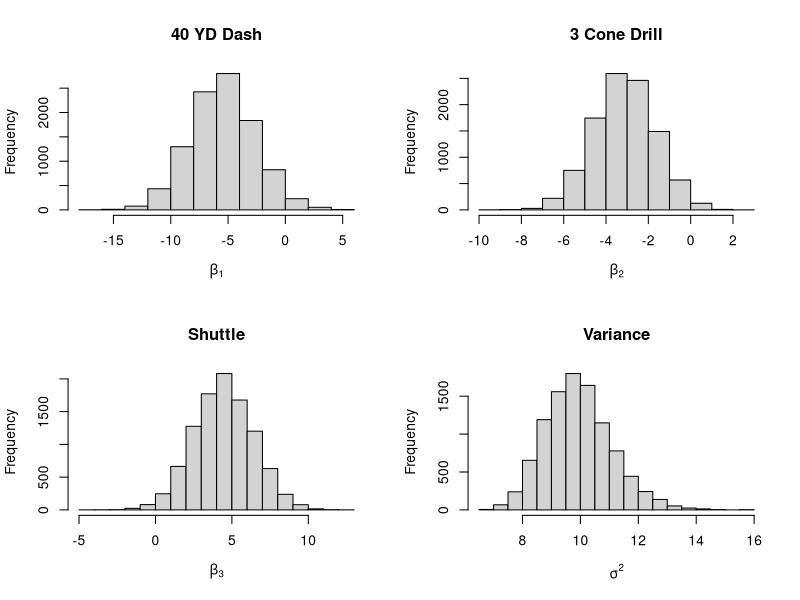

This figure's R source: (Note: this script raises an error after producing the figure.)
## ---- chunk 1
library(LearnBayes)
## ---- chunk 2
prosp <- read.csv('Prospects2020.csv')
## ---- chunk 3
# Data Formatting 
rb <- read.csv("RBs.csv")
rb.full <- rb[is.na(rb$Forty) == FALSE, ]
rb.full <- rb.full[is.na(rb.full$ThreeCone) == FALSE, ]
rb.full <- rb.full[is.na(rb.full$Shuttle) == FALSE, ]

prosp_rb <- subset(prosp, Position == "RB")
prosp_rb_full <- prosp_rb[is.na(prosp_rb$Forty) == FALSE, ]
prosp_rb_full <- prosp_rb_full[is.na(prosp_rb_full$ThreeCone) == FALSE, ]
prosp_rb_full <- prosp_rb_full[is.na(prosp_rb_full$Shuttle) == FALSE, ]
future <- as.data.frame(cbind(prosp_rb_full$Forty, prosp_rb_full$ThreeCone, prosp_rb_full$Shuttle))
names(future) <- c("Forty", "Cone", "Shuttle")

# Initial Regression
rblm2 <- lm(AV16 ~  Forty + ThreeCone + Shuttle, data = rb.full)
summary(rblm2)
rb_bay <- as.data.frame(cbind(rb.full$AV16, rb.full$Forty, rb.full$ThreeCone, rb.full$Shuttle))
names(rb_bay) <- c("AV16", "Forty", "Cone", "Shuttle")

# Bayesian Inference
fit = lm(AV16 ~ Forty + Cone + Shuttle, data = rb_bay)
summary(fit)

y = rb_bay$AV16
n = length(y)
x = as.matrix(cbind(rep(1,n), rb_bay[,2:4]))

  ## Compute quantities for speed
Vb = solve(t(x) %*% x) 
betahat = Vb %*% t(x) %*% y
s2 = t(y - x %*% betahat) %*% (y - x %*% betahat)

  ## MCMC settings
T = 10000
k = ncol(x)
sigma2 = rep(NA, T)
beta = matrix(NA, T, k)

  ## Sample from joint posterior
for (t in 1:T){
  
  ## Draw sigma2
  sigma2[t] = rigamma(1, (n-k)/2, s2/2)
  
  ## Draw beta
  beta[t,] = rmnorm(1, betahat, sigma2[t] * Vb)
  
}
par(mfrow=c(2,2))
hist(beta[,2], main = "40 YD Dash", xlab = expression(beta[1]))
hist(beta[,3], main = "3 Cone Drill", xlab = expression(beta[2]))
hist(beta[,4], main = "Shuttle", xlab = expression(beta[3]))
hist(sigma2, main = "Variance", xlab = expression(sigma^2))
par(mfrow=c(1,1))

cat("Posterior mean of beta:", apply(beta, 2, mean))
cat("Quantiles for beta:") 
    apply(beta, 2, quantile, c(0.025, 0.5, 0.975))
cat("Quantiles for sigma^2:", quantile(sigma2, c(0.025, 0.5, 0.975)))

x_f00 = data.frame(Forty = future[,1],
                 Cone = future[,2],
                 Shuttle = future[,3])

# Predicting
predict(fit, x_f00, interval = "prediction")

# Predicting with Bayes
x_f = as.matrix(cbind(rep(1,10),x_f00))
n_f = nrow(x_f)

ytilde = matrix(NA, T, n_f)
for (t in 1:T){
  ytilde[t,] = rmnorm(1, x_f %*% beta[t,], sigma2[t]*diag(n_f))
}

## Distribution of posterior predictive samples
c.labels = c("A", "B", "C", "D")
par(mfrow=c(2,2))
for (j in 1:4){
  hist(ytilde[ , j], main = paste("Covariate Set", c.labels[j]),
       xlab = "log time", prob = T, breaks = 20)
}
par(mfrow=c(1,1))

## Posterior mean / 95% credible interval 
cbind(apply(ytilde, 2, mean),
      t(apply(ytilde, 2, quantile, c(0.025, 0.975))))
## ---- chunk 4
# Data Formatting 
qb <- read.csv("QBs.csv")
qb.full <- qb[is.na(qb$Broad) == FALSE, ]
qb.full <- qb.full[is.na(qb.full$Vert) == FALSE, ]

prosp_qb <- subset(prosp, Position == "QB")
prosp_qb_full <- prosp_qb[is.na(prosp_qb$Broad) == FALSE, ]
prosp_qb_full <- prosp_qb_full[is.na(prosp_qb_full$Vert) == FALSE, ]
future <- as.data.frame(cbind(prosp_qb_full$Broad, prosp_qb_full$Vert))
names(future) <- c("Broad", "Vert")

# Initial Regression 
qblm2 <- lm(AV16 ~  Broad + Vert, data = qb.full)
summary(qblm2)
qb_bay <- as.data.frame(cbind(qb.full$AV16, qb.full$Broad, qb.full$Vert))
names(qb_bay) <- c("AV16", "Broad", "Vert")

# Bayesian Inference
fit = lm(AV16 ~ Broad + Vert, data = qb_bay)
summary(fit)

y = qb_bay$AV16
n = length(y)
x = as.matrix(cbind(rep(1,n), qb_bay[,2:3]))

  ## Compute quantities for speed
Vb = solve(t(x) %*% x) 
betahat = Vb %*% t(x) %*% y
s2 = t(y - x %*% betahat) %*% (y - x %*% betahat)

  ## MCMC settings
T = 10000
k = ncol(x)
sigma2 = rep(NA, T)
beta = matrix(NA, T, k)

  ## Sample from joint posterior
for (t in 1:T){
  
  ## Draw sigma2
  sigma2[t] = rigamma(1, (n-k)/2, s2/2)
  
  ## Draw beta
  beta[t,] = rmnorm(1, betahat, sigma2[t] * Vb)
  
}
par(mfrow=c(2,2))
hist(beta[,2], main = "Broad Jump", xlab = expression(beta[1]))
hist(beta[,3], main = "Vertical", xlab = expression(beta[2]))
hist(sigma2, main = "Variance", xlab = expression(sigma^2))
par(mfrow=c(1,1))

cat("Posterior mean of beta:", apply(beta, 2, mean))
cat("Quantiles for beta:") 
    apply(beta, 2, quantile, c(0.025, 0.5, 0.975))
cat("Quantiles for sigma^2:", quantile(sigma2, c(0.025, 0.5, 0.975)))

x_f00 = data.frame(Broad = future[,1],
                 Vert = future[,2])

# Predicting
predict(fit, x_f00, interval = "prediction")

# Predicting with Bayes
x_f = as.matrix(cbind(rep(1,13),x_f00))
n_f = nrow(x_f)

ytilde = matrix(NA, T, n_f)
for (t in 1:T){
  ytilde[t,] = rmnorm(1, x_f %*% beta[t,], sigma2[t]*diag(n_f))
}

## Distribution of posterior predictive samples
c.labels = c("A", "B", "C", "D")
par(mfrow=c(2,2))
for (j in 1:4){
  hist(ytilde[ , j], main = paste("Covariate Set", c.labels[j]),
       xlab = "log time", prob = T, breaks = 20)
}
par(mfrow=c(1,1))

## Posterior mean / 95% credible interval 
cbind(apply(ytilde, 2, mean),
      t(apply(ytilde, 2, quantile, c(0.025, 0.975))))
## ---- chunk 5
# Data Formatting 
lb <- read.csv("LBs.csv")
lb.full <- lb[is.na(lb$Weight) == FALSE, ]
lb.full <- lb.full[is.na(lb.full$Broad) == FALSE, ]
lb.full <- lb.full[is.na(lb.full$ThreeCone) == FALSE, ]

prosp_lb <- subset(prosp, Position == "LB")
prosp_lb_full <- prosp_lb[is.na(prosp_lb$Weight) == FALSE, ]
prosp_lb_full <- prosp_lb_full[is.na(prosp_lb_full$Broad) == FALSE, ]
prosp_lb_full <- prosp_lb_full[is.na(prosp_lb_full$ThreeCone) == FALSE, ]
future <- as.data.frame(cbind(prosp_lb_full$Weight, prosp_lb_full$Broad, prosp_lb_full$ThreeCone))
names(future) <- c("Weight", "Broad", "Cone")

# Initial Regression 
lblm2 <- lm(AV16 ~ Weight + Broad + ThreeCone, data = lb.full)
summary(lblm2)
lb_bay <- as.data.frame(cbind(lb.full$AV16, lb.full$Weight, lb.full$Broad, lb.full$ThreeCone))
names(lb_bay) <- c("AV16", "Weight", "Broad", "ThreeCone")

# Bayesian Inference
fit = lm(AV16 ~ Weight + Broad + ThreeCone, data = lb_bay)
summary(fit)

y = lb_bay$AV16
n = length(y)
x = as.matrix(cbind(rep(1,n), lb_bay[,2:4]))

  ## Compute quantities for speed
Vb = solve(t(x) %*% x) 
betahat = Vb %*% t(x) %*% y
s2 = t(y - x %*% betahat) %*% (y - x %*% betahat)

  ## MCMC settings
T = 10000
k = ncol(x)
sigma2 = rep(NA, T)
beta = matrix(NA, T, k)

  ## Sample from joint posterior
for (t in 1:T){
  
  ## Draw sigma2
  sigma2[t] = rigamma(1, (n-k)/2, s2/2)
  
  ## Draw beta
  beta[t,] = rmnorm(1, betahat, sigma2[t] * Vb)
  
}
par(mfrow=c(2,2))
hist(beta[,2], main = "Weight", xlab = expression(beta[1]))
hist(beta[,3], main = "Broad", xlab = expression(beta[2]))
hist(beta[,4], main = "Three Cone", xlab = expression(beta[3]))
hist(sigma2, main = "Variance", xlab = expression(sigma^2))
par(mfrow=c(1,1))

cat("Posterior mean of beta:", apply(beta, 2, mean))
cat("Quantiles for beta:") 
    apply(beta, 2, quantile, c(0.025, 0.5, 0.975))
cat("Quantiles for sigma^2:", quantile(sigma2, c(0.025, 0.5, 0.975)))

x_f00 = data.frame(Weight = future[,1],
                 Broad = future[,2],
                 ThreeCone = future[,3])

# Predicting
predict(fit, x_f00, interval = "prediction")

# Predicting with Bayes
x_f = as.matrix(cbind(rep(1,11),x_f00))
n_f = nrow(x_f)

ytilde = matrix(NA, T, n_f)
for (t in 1:T){
  ytilde[t,] = rmnorm(1, x_f %*% beta[t,], sigma2[t]*diag(n_f))
}

## Distribution of posterior predictive samples
c.labels = c("A", "B", "C", "D")
par(mfrow=c(2,2))
for (j in 1:4){
  hist(ytilde[ , j], main = paste("Covariate Set", c.labels[j]),
       xlab = "log time", prob = T, breaks = 20)
}
par(mfrow=c(1,1))

## Posterior mean / 95% credible interval 
cbind(apply(ytilde, 2, mean),
      t(apply(ytilde, 2, quantile, c(0.025, 0.975))))
## ---- chunk 6
# Data Formatting
db <- read.csv("DBs.csv")
db.full <- db[is.na(db$Forty) == FALSE, ]
db.full <- db.full[is.na(db.full$Broad) == FALSE, ]
db.full <- db.full[is.na(db.full$Weight) == FALSE, ]

prosp_db <- subset(prosp, Position == "DB")
prosp_db_full <- prosp_db[is.na(prosp_db$Forty) == FALSE, ]
prosp_db_full <- prosp_db_full[is.na(prosp_db_full$Broad) == FALSE, ]
prosp_db_full <- prosp_db_full[is.na(prosp_db_full$Weight) == FALSE, ]
future <- as.data.frame(cbind(prosp_db_full$Forty, prosp_db_full$Broad, prosp_db_full$Weight))
names(future) <- c("Forty", "Broad", "Weight")

# Initial Regression 
dblm2 <- lm(AV16 ~  Forty + Weight + Broad, data = db.full)
summary(dblm2)
db_bay <- as.data.frame(cbind(db.full$AV16, db.full$Forty, db.full$Weight, db.full$Broad))
names(db_bay) <- c("AV16", "Forty", "Weight", "Broad")

# Bayesian Inference 
fit = lm(AV16 ~ Forty + Weight + Broad, data = db_bay)
summary(fit)

y = db_bay$AV16
n = length(y)
x = as.matrix(cbind(rep(1,n), db_bay[,2:4]))

  ## Compute quantities for speed
Vb = solve(t(x) %*% x) 
betahat = Vb %*% t(x) %*% y
s2 = t(y - x %*% betahat) %*% (y - x %*% betahat)

  ## MCMC settings
T = 10000
k = ncol(x)
sigma2 = rep(NA, T)
beta = matrix(NA, T, k)

  ## Sample from joint posterior
for (t in 1:T){
  
  ## Draw sigma2
  sigma2[t] = rigamma(1, (n-k)/2, s2/2)
  
  ## Draw beta
  beta[t,] = rmnorm(1, betahat, sigma2[t] * Vb)
  
}
par(mfrow=c(2,2))
hist(beta[,2], main = "Forty", xlab = expression(beta[1]))
hist(beta[,3], main = "Weight", xlab = expression(beta[2]))
hist(beta[,4], main = "Broad", xlab = expression(beta[3]))
hist(sigma2, main = "Variance", xlab = expression(sigma^2))
par(mfrow=c(1,1))

cat("Posterior mean of beta:", apply(beta, 2, mean))
cat("Quantiles for beta:") 
    apply(beta, 2, quantile, c(0.025, 0.5, 0.975))
cat("Quantiles for sigma^2:", quantile(sigma2, c(0.025, 0.5, 0.975)))

x_f00 = data.frame(Forty = future[,1],
                 Weight = future[,2],
                 Broad = future[,3])

# Predictring
predict(fit, x_f00, interval = "prediction")

# Predicting with Bayes
x_f = as.matrix(cbind(rep(1,21),x_f00))
n_f = nrow(x_f)

ytilde = matrix(NA, T, n_f)
for (t in 1:T){
  ytilde[t,] = rmnorm(1, x_f %*% beta[t,], sigma2[t]*diag(n_f))
}

## Distribution of posterior predictive samples
c.labels = c("A", "B", "C", "D")
par(mfrow=c(2,2))
for (j in 1:4){
  hist(ytilde[ , j], main = paste("Covariate Set", c.labels[j]),
       xlab = "log time", prob = T, breaks = 20)
}
par(mfrow=c(1,1))

## Posterior mean / 95% credible interval 
cbind(apply(ytilde, 2, mean),
      t(apply(ytilde, 2, quantile, c(0.025, 0.975))))
## ---- chunk 7
# Data Formatting
te <- read.csv("TEs.csv")
te.full <- te[is.na(te$Forty) == FALSE, ]

prosp_te <- subset(prosp, Position == "TE")
prosp_te_full <- prosp_te[is.na(prosp_te$Forty) == FALSE, ]
future <- as.data.frame(prosp_te_full$Forty)
names(future) <- c("Forty")

# Initial Regression
telm2 <- lm(AV16 ~ Forty, data = te.full)
summary(telm2)
te_bay <- as.data.frame(cbind(te.full$AV16, te.full$Forty))
names(te_bay) <- c("AV16", "Forty")

# Bayesian Inference
fit = lm(AV16 ~ Forty, data = te_bay)
summary(fit)

y = te_bay$AV16
n = length(y)
x = as.matrix(cbind(rep(1,n), te_bay[,2]))

  ## Compute quantities for speed
Vb = solve(t(x) %*% x) 
betahat = Vb %*% t(x) %*% y
s2 = t(y - x %*% betahat) %*% (y - x %*% betahat)

  ## MCMC settings
T = 10000
k = ncol(x)
sigma2 = rep(NA, T)
beta = matrix(NA, T, k)

  ## Sample from joint posterior
for (t in 1:T){
  
  ## Draw sigma2
  sigma2[t] = rigamma(1, (n-k)/2, s2/2)
  
  ## Draw beta
  beta[t,] = rmnorm(1, betahat, sigma2[t] * Vb)
  
}
par(mfrow=c(2,2))
hist(beta[,2], main = "Forty", xlab = expression(beta[1]))
hist(sigma2, main = "Variance", xlab = expression(sigma^2))
par(mfrow=c(1,1))

cat("Posterior mean of beta:", apply(beta, 2, mean))
cat("Quantiles for beta:") 
    apply(beta, 2, quantile, c(0.025, 0.5, 0.975))
cat("Quantiles for sigma^2:", quantile(sigma2, c(0.025, 0.5, 0.975)))

x_f00 = data.frame(Forty = future[,1])

# Predicting
predict(fit, x_f00, interval = "prediction")

# Predicting with Bayes
x_f = as.matrix(cbind(rep(1,17),x_f00))
n_f = nrow(x_f)

ytilde = matrix(NA, T, n_f)
for (t in 1:T){
  ytilde[t,] = rmnorm(1, x_f %*% beta[t,], sigma2[t]*diag(n_f))
}

## Distribution of posterior predictive samples
c.labels = c("A", "B", "C", "D")
par(mfrow=c(2,2))
for (j in 1:4){
  hist(ytilde[ , j], main = paste("Covariate Set", c.labels[j]),
       xlab = "log time", prob = T, breaks = 20)
}
par(mfrow=c(1,1))

## Posterior mean / 95% credible interval 
cbind(apply(ytilde, 2, mean),
      t(apply(ytilde, 2, quantile, c(0.025, 0.975))))
